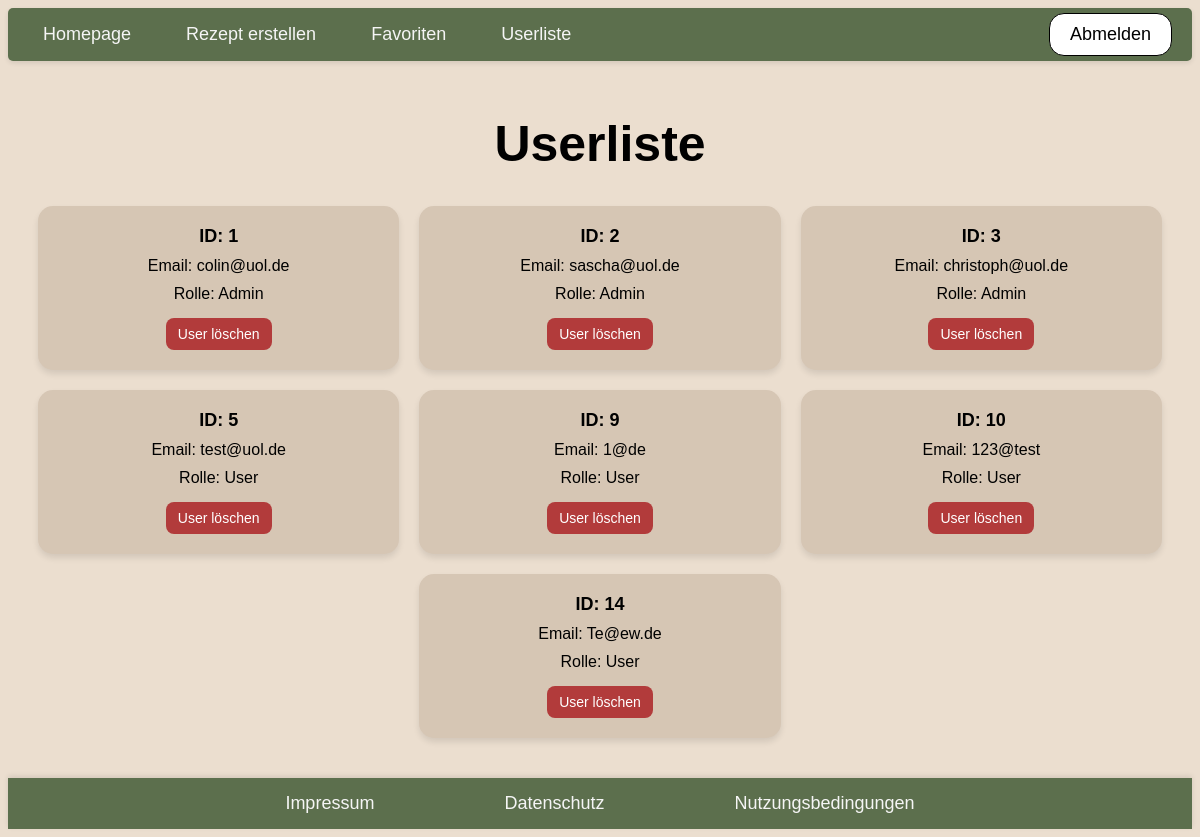
Page /userliste.php (signed in) on the committed database.
### tables this page shows
CREATE TABLE user (
                id INTEGER PRIMARY KEY AUTOINCREMENT,
                email TEXT NOT NULL UNIQUE,
                passwort TEXT NOT NULL,
                rolle TEXT DEFAULT 'User'
            );

### userliste.php (called while the page is built, shortened)
<?php
require_once "php/controller/UserController.php";
$userController = new UserController();
$users = $userController->request();
require_once "php/view/userliste.php";

### php/model/UserPDOSQLite.php (called while the page is built, shortened)
<?php
require_once "UserEintrag.php";
class UserPDOSQLite implements UserDAO
{
    private static $instance = null;
    public static function getInstance()
    {
        if (self::$instance === null) {
            self::$instance = new UserPDOSQLite();
        }
        return self::$instance;
    }
    public function getUsers()
    {
        try {
            $db = $this->getConnection();
            $sql = "SELECT * FROM user";
            $command = $db->prepare($sql);
            if (!$command->execute()) {
                throw new InternalErrorException();
            }
            $result = $command->fetchAll();
            $entries = [];
            foreach ($result as $row) {
                $entries[] = new UserEintrag(
                    $row["id"],
                    $row["email"],
                    $row["passwort"],
                    $row["rolle"]
                );
            }
            return $entries;
        } catch (PDOException $exc) {
            throw new InternalErrorException();
        }
    }
    private function getConnection()
    {
        try {
            $user = 'root';
            $pw = null;
            $dsn = 'sqlite:db/rezept.db';
            $db = new PDO($dsn, $user, $pw);
            $db->exec("PRAGMA foreign_keys = ON;");
            return $db;
        } catch (PDOException $e) {
            throw new InternalErrorException();
        }
    }
}

### php/model/User.php (called while the page is built, shortened)
<?php
require_once "php/model/UserPDOSQLite.php";
class User{
    public static function getInstance(){
        return UserPDOSQLite::getInstance();
    }
}
?>

### php/controller/UserController.php (called while the page is built, shortened)
<?php
require_once "php/model/UserEintrag.php";
require_once "php/model/User.php";
class UserController
{
    public function request()
    {
        try {
            $user = User::getInstance();
            $users = $user->getUsers();
            return $users;
        } catch (InternalErrorException $exc) {
            $_SESSION["message"] = "internal_error";
        }
    }
}

### php/model/UserEintrag.php (called while the page is built, shortened)
<?php
class UserEintrag
{
    private $id;
    private $email;
    private $rolle;
    public function __construct($id, $email, $password, $rolle)
    {
        $this->id = $id;
        $this->email = $email;
        $this->rolle = $rolle;
    }
    public function getId()
    {
        return $this->id;
    }
    public function getEmail()
    {
        return $this->email;
    }
    public function getRolle()
    {
        return $this->rolle;
    }
}

### php/view/userliste.php (the view, shortened to what this page needs)
<?php
require_once "php/include/head.php";
?>
<body>
    <?php
    require_once "php/include/header.php";
    ?>
    <main class="userliste">
        <h1>Userliste</h1>
        <div class="user-container">
            <?php if (empty($users)): ?>
                Keine Einträge vorhanden.
                <?php else:
                foreach ($users as $user): ?>
                    <div class='user-card'>
                        <span class='user-id'>ID: <?= htmlspecialchars($user->getID()) ?></span>
                        <span class='user-email'>Email: <?= htmlspecialchars($user->getEmail()) ?></span>
                        <span class='user-role'>Rolle: <?= htmlspecialchars($user->getRolle()) ?></span>
                        <form action="user-loeschen.php?email=<?= urlencode($user->getEmail()) ?>" method="post" style="display:inline;">
                            <button type="submit" class="delete-button">User löschen</button>
                        </form>
                    </div>
                <?php endforeach; ?>
            <?php endif; ?>
        </div>
    </main>
    <?php
    include_once "php/include/footer.php"
    ?>
</body>
</html>

### php/include/head.php (shortened to what this page needs)
<!DOCTYPE html>
<html lang="de">
<head>
    <link rel="stylesheet" href="css/main.css" />
</head>

### php/include/header.php
<header class="header">
  <nav class="navbar">
    <ul class="left-links">
      <li><a href="index.php">Homepage</a></li>
      <?php if (isset($_SESSION["loggedin"]) && $_SESSION["loggedin"] === true) { ?>
        <li><a href="rezeptErstellen.php">Rezept erstellen</a></li>
        <li><a href="favoriten.php">Favoriten</a></li>
        <?php if (isset($_SESSION["rolle"]) && $_SESSION["rolle"] === "Admin") { ?>
          <li><a href="userliste.php">Userliste</a></li>
        <?php } ?>
      <?php } ?>
    </ul>
    <ul class="right-buttons">
      <?php if (isset($_SESSION["loggedin"]) && $_SESSION["loggedin"] == true) { ?>
        <li><a href="abmeldung.php" class="button-link">Abmelden</a></li>
      <?php } else { ?>
        <li><a href="anmeldung.php" class="button-link">Anmelden</a></li>
        <li><a href="registrierung.php" class="button-link">Registrieren</a></li>
      <?php } ?>
    </ul>
  </nav>
</header>

### php/include/footer.php
<footer class="footer">
  <nav class="footer-nav">
    <ul>
      <li><a href="impressum.php">Impressum</a></li>
      <li><a href="datenschutz.php">Datenschutz</a></li>
      <li><a href="nutzungsbedingungen.php">Nutzungsbedingungen</a></li>
    </ul>
  </nav>
</footer>

### css/index.css (style rules this page uses)
body { background-color: rgb(235, 222, 207);; font-family: sans-serif; }
h1 { color: Black; font-family: sans-serif; font-size: 50px; text-align: center; }

### css/header.css (style rules this page uses)
.header { position: sticky; top: 0; z-index: 1000; width: 100%; box-shadow: 0 2px 5px rgba(0, 0, 0, 0.1); background-color: #5C6F4D; border-radius: 5px; }
.navbar { display: flex; justify-content: space-between; align-items: center; padding: 1px 20px; }
.navbar .left-links { display: flex; list-style: none; padding: 0; margin: 0; }
.navbar .left-links li { margin-right: 25px; }
.navbar .left-links li a { color: #F5F5F5; text-decoration: none; display: block; text-align: center; font-size: large; padding: 15px; }
.navbar .right-buttons { display: flex; list-style: none; padding: 0; margin: 0; }
.navbar .right-buttons li { margin-left: 10px; }
.navbar .right-buttons li a { display: inline-block; padding: 10px 20px; background-color: white; color: black; font-size: large; text-decoration: none; border-radius: 15px; border: 1px solid black; }
@media (min-width: 1025px) and (max-width: 1440px) { .left-links a, .right-buttons a { font-size: 1.2rem; } }

### css/footer.css (style rules this page uses)
.footer { width: 100%; background-color: #5C6F4D; box-shadow: 0 -2px 5px rgba(0, 0, 0, 0.1); position: relative; bottom: 0; margin-top: 20px; }
.footer-nav ul { display: flex; justify-content: center; align-items: center; list-style: none; margin: 0; padding: 0; gap: 100px; }
.footer-nav li a { color: #F5F5F5; text-decoration: none; font-size: large; padding: 15px; display: block; border-radius: 8px; }

### css/userliste.css (style rules this page uses)
.userliste { padding: 20px; }
.user-container { display: flex; flex-wrap: wrap; gap: 20px; justify-content: center; }
.user-card { background-color: #D6C6B4; border-radius: 15px; padding: 20px; color: black; box-shadow: 0 4px 6px rgba(0,0,0,0.1); transition: transform 0.2s ease-in-out; font-family: sans-serif; text-align: center; flex: 1 1 100%; max-width: 100%; box-sizing: border-box; }
.user-card span { display: block; margin-bottom: 10px; font-size: 16px; }
.user-card span.user-id { font-weight: bold; font-size: 18px; }
.user-role { font-size: 15px; }
.delete-button { margin-top: 5px; padding: 8px 12px; background-color: #b23b3b; color: white; border: none; border-radius: 8px; font-size: 14px; cursor: pointer; transition: background-color 0.2s ease-in-out; }
@media (min-width: 600px) { .user-card { flex: 1 1 calc(50% - 20px); max-width: calc(50% - 20px); } }
@media (min-width: 1024px) { .user-card { flex: 1 1 calc(33.333% - 20px); max-width: calc(33.333% - 20px); } }

### rows in the picture
user: id "1", email "colin@uol.de", rolle "Admin"
user: id "2", email "sascha@uol.de", rolle "Admin"
user: id "3", email "christoph@uol.de", rolle "Admin"
user: id "5", email "test@uol.de", rolle "User"
user: id "9", email "1@de", rolle "User"
user: id "10", email "123@test", rolle "User"
user: id "14", email "Te@ew.de", rolle "User"
